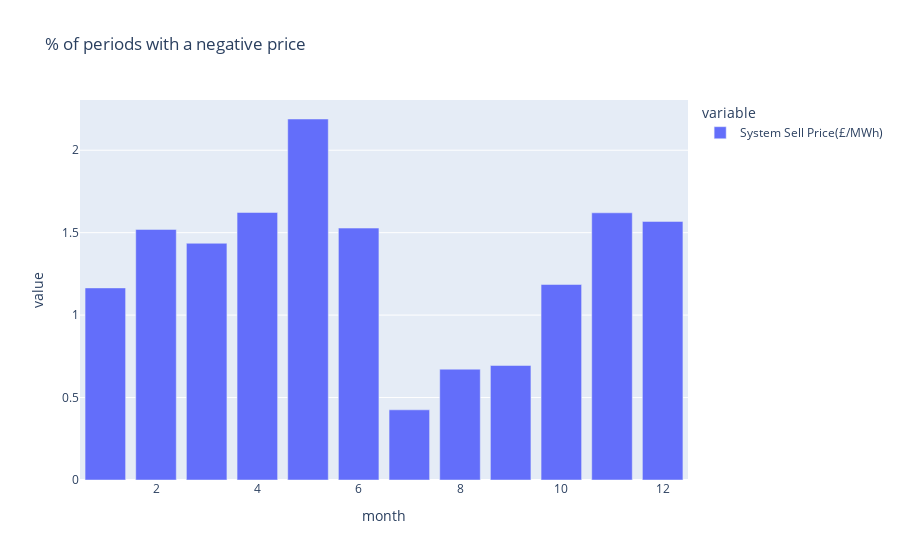

Here is the notebook cell this chart was saved with:
### Code cell
px.bar(monthly_negative_prices, title="% of periods with a negative price")

### Figure 1 — Plotly figure (JSON) as saved in the notebook; plotly's stock layout.template omitted (floating-point values rounded to 4 significant figures)
{"data": [{"alignmentgroup": "True", "hovertemplate": "variable=System Sell Price(£/MWh)<br>month=%{x}<br>value=%{y}<extra></extra>", "legendgroup": "System Sell Price(£/MWh)", "marker": {"color": "#636efa", "pattern": {"shape": ""}}, "name": "System Sell Price(£/MWh)", "offsetgroup": "System Sell Price(£/MWh)", "orientation": "v", "showlegend": true, "textposition": "auto", "type": "bar", "x": [1, 2, 3, 4, 5, 6, 7, 8, 9, 10, 11, 12], "xaxis": "x", "y": [1.165, 1.52, 1.436, 1.622, 2.189, 1.528, 0.4256, 0.672, 0.6944, 1.186, 1.62, 1.568], "yaxis": "y"}], "layout": {"barmode": "relative", "legend": {"title": {"text": "variable"}, "tracegroupgap": 0}, "title": {"text": "% of periods with a negative price"}, "xaxis": {"anchor": "y", "domain": [0, 1], "title": {"text": "month"}}, "yaxis": {"anchor": "x", "domain": [0, 1], "title": {"text": "value"}}}}
